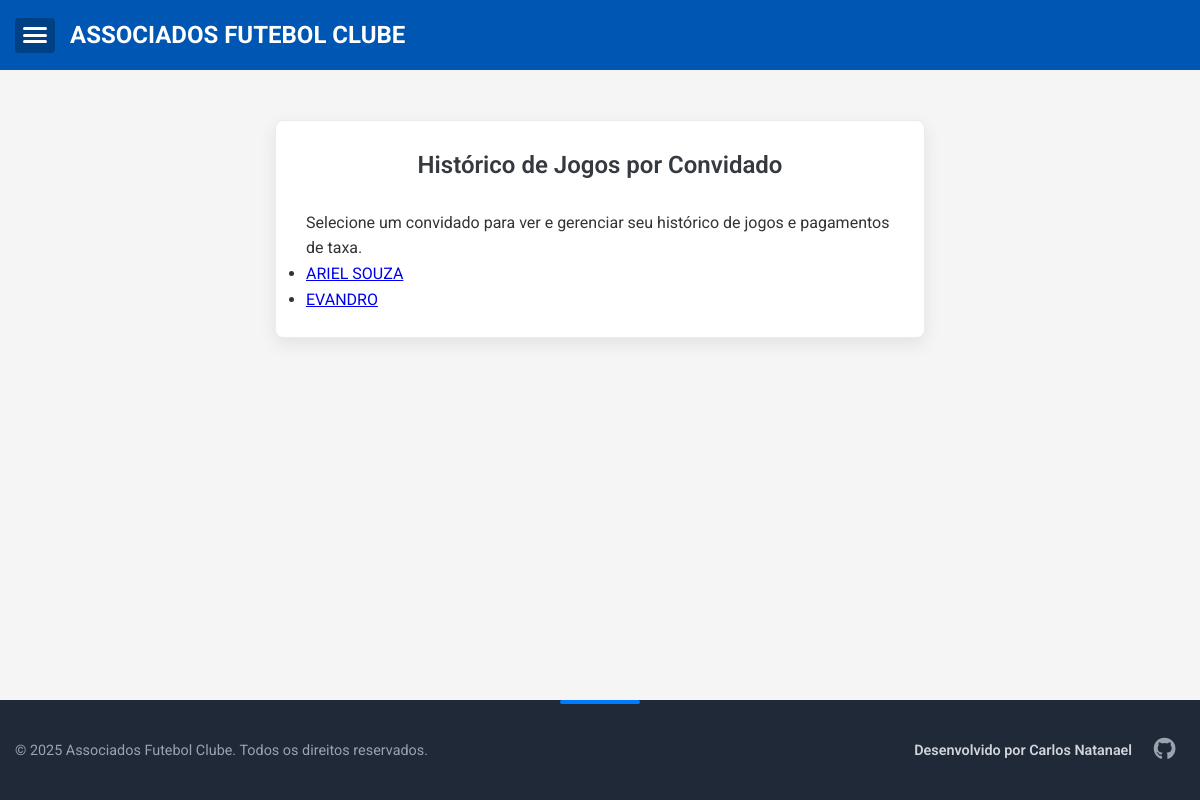
The page /convidados/historico (signed in) on the database as committed earlier.
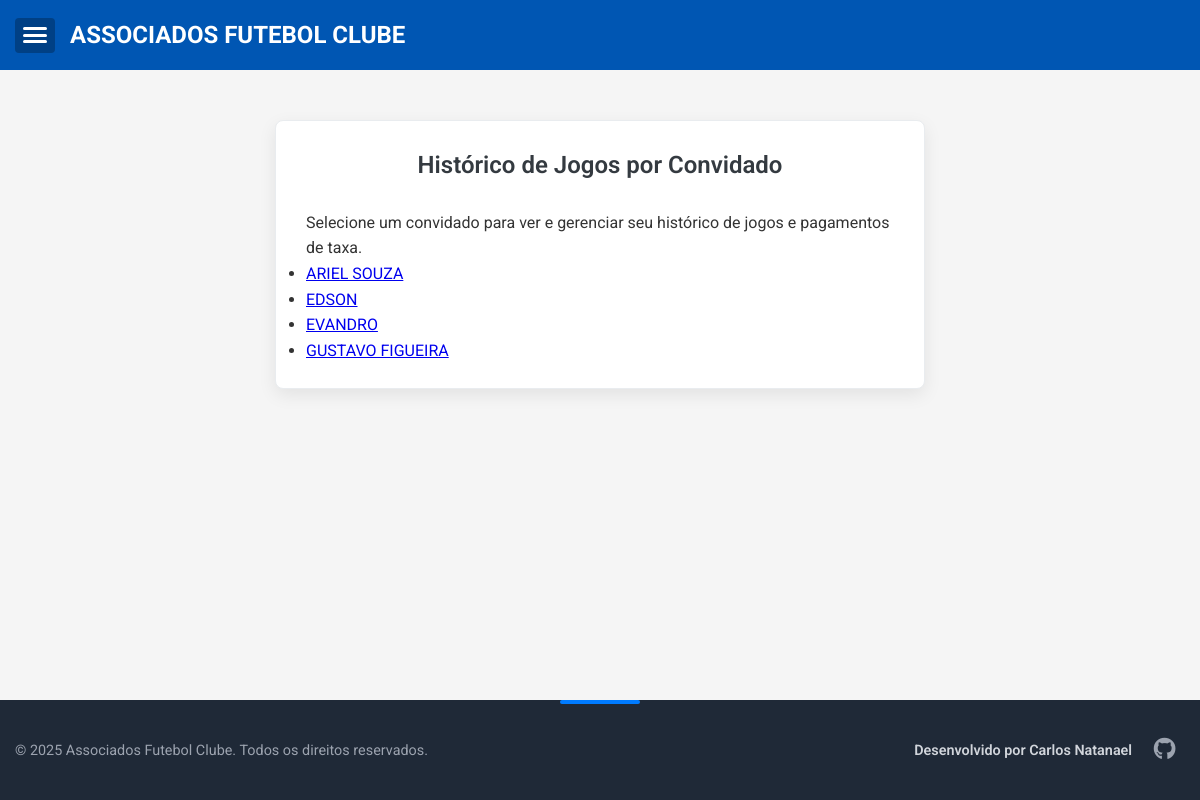
The same page on the database as committed later.
### app.py (models this page shows)
class Convidado(db.Model):
    id = db.Column(db.Integer, primary_key=True)
    nome = db.Column(db.String(100), nullable=False)
    presencas = db.relationship('Presenca', backref='convidado', lazy=True, cascade="all, delete-orphan")

### app.py (the view)
@app.route('/convidados/historico')
@login_required
def lista_convidados_para_historico_jogos():
    convidados = Convidado.query.order_by(Convidado.nome).all()
    return render_template('lista_convidados_historico.html', convidados=convidados)

### app.py (called while the page is built)
@login_manager.user_loader
def load_user(user_id):
    return User.query.get(int(user_id))

### templates/lista_convidados_historico.html
{% extends "base.html" %}
{% block content %}
<div class="form-container">
    <h2>Histórico de Jogos por Convidado</h2>
    <p>Selecione um convidado para ver e gerenciar seu histórico de jogos e pagamentos de taxa.</p>
    {% if convidados %}
    <ul class="list-group">
        {% for convidado_item in convidados %}
        <li class="list-group-item">
            <a href="{{ url_for('historico_jogos_convidado', convidado_id=convidado_item.id) }}">
                {{ convidado_item.nome }}
            </a>
        </li>
        {% endfor %}
    </ul>
    {% else %}
    <p>Nenhum convidado cadastrado.</p>
    {% endif %}
</div>
{% endblock %}

Rows that differ between the two databases and show on the page:
added Convidado: nome "EDSON"
added Convidado: nome "GUSTAVO FIGUEIRA"
